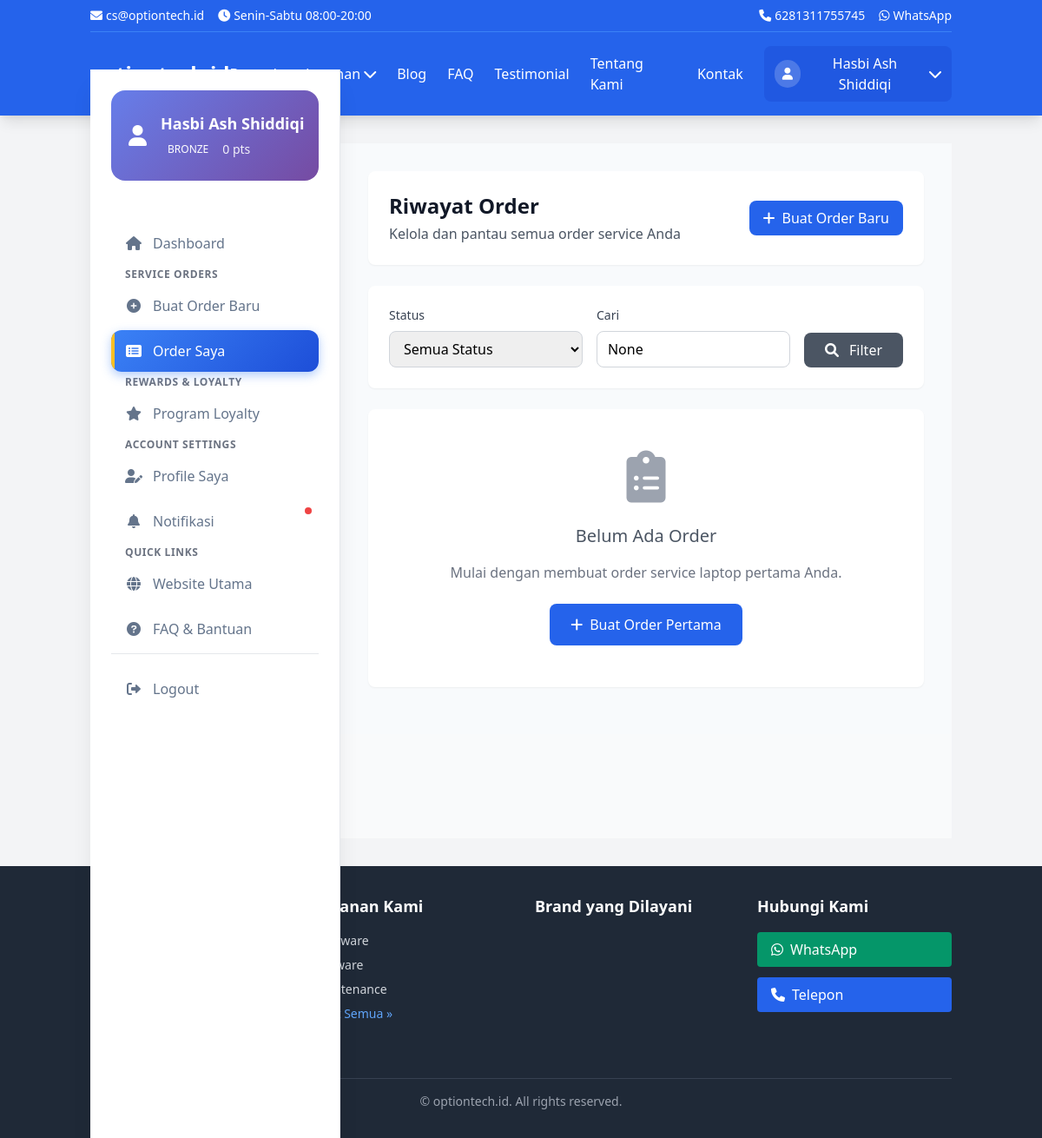
Before: /customer/orders/ (signed in) with the older database file.
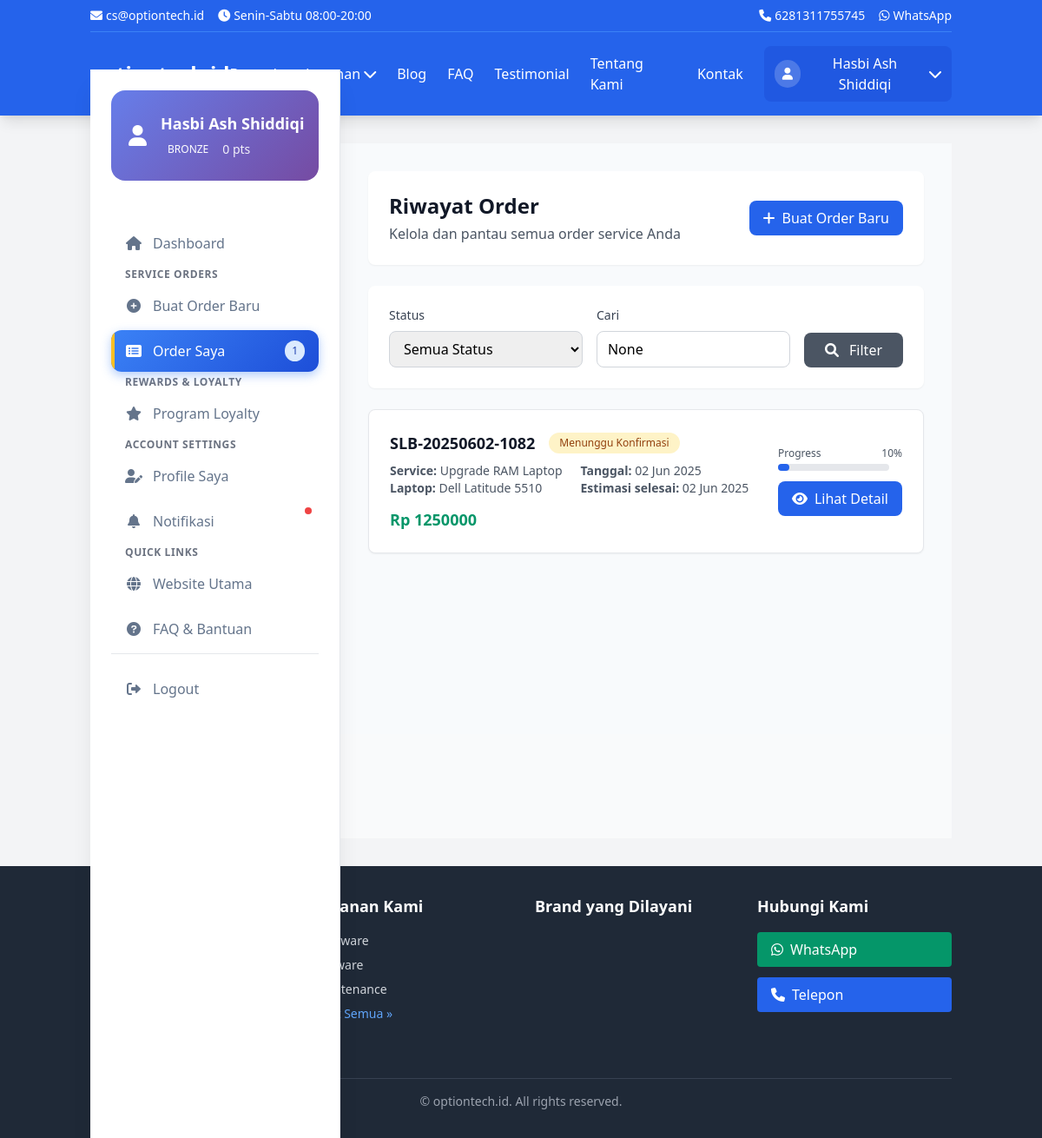
After: the same page with the newer database file.
### services/models.py (models this page shows, shortened)
class ServiceCategory(TimeStampedModel):
    name = models.CharField(max_length=100)
    slug = models.SlugField(unique=True, blank=True)
    description = models.TextField(blank=True)
    icon = models.CharField(max_length=255, blank=True)
    order = models.IntegerField(default=0, help_text="Urutan tampil")
    class Meta:
        ordering = ['order', 'name']
        verbose_name = "Service Category"
        verbose_name_plural = "Service Categories"

class Service(TimeStampedModel, ModelMeta):
    name = models.CharField(max_length=255, help_text="Nama layanan (contoh: Ganti LCD Laptop)")
    slug = models.SlugField(unique=True, blank=True, help_text="URL-friendly name (otomatis)")
    description = RichTextField(help_text="Deskripsi lengkap layanan")
    short_description = models.CharField(
        max_length=500,
        help_text="Deskripsi singkat untuk preview"
    )
    price_min = models.DecimalField(
        max_digits=10,
        decimal_places=2,
        help_text="Harga minimum (Rp)"
    )
    price_max = models.DecimalField(
        max_digits=10,
        decimal_places=2,
        help_text="Harga maksimum (Rp)"
    )
    duration_estimate = models.CharField(
        max_length=100,
        help_text="Estimasi waktu (contoh: 1-2 hari)"
    )
    icon = models.CharField(
        max_length=255,
        blank=True,
        help_text="CSS class icon (contoh: fas fa-laptop)"
    )
    featured_image = models.ImageField(
        upload_to='services/',
        blank=True,
        null=True,
        help_text="Gambar utama layanan"
    )
    is_featured = models.BooleanField(
        default=False,
        help_text="Tampilkan di homepage?"
    )
    is_active = models.BooleanField(
        default=True,
        help_text="Layanan masih tersedia?"
    )
    meta_title = models.CharField(
        max_length=255,
        blank=True,
        help_text="Judul SEO (kosongkan untuk otomatis)"
    )
    meta_description = models.TextField(
        blank=True,
        help_text="Deskripsi SEO (kosongkan untuk otomatis)"
    )
    target_keywords = models.CharField(
        max_length=500,
        blank=True,
        help_text="Keywords utama (pisahkan dengan koma)"
    )
    _metadata = {
        'title': 'get_meta_title',
        'description': 'get_meta_description',
        'keywords': 'get_meta_keywords',
        'image': 'get_meta_image',
    }
    class Meta:
        ordering = ['name']
        verbose_name = "Service"
        verbose_name_plural = "Services"
    def get_meta_title(self):
        """Generate SEO title"""
        if self.meta_title:
            return self.meta_title
        return f"{self.name} - Service Laptop Bandung Terpercaya"
    def get_meta_description(self):
        """Generate SEO description"""
        if self.meta_description:
            return self.meta_description
        return f"{self.short_description} Layanan {self.name} terpercaya di Bandung dengan harga {self.get_price_range()}."
    def get_meta_keywords(self):
        """Generate SEO keywords"""
        keywords = ['service laptop bandung', 'reparasi laptop bandung']
        if self.target_keywords:
            keywords.extend([kw.strip() for kw in self.target_keywords.split(',')])
        keywords.append(self.name.lower())
        return keywords
    def get_meta_image(self):
        """Get meta image URL"""
        if self.featured_image:
            return self.featured_image.url
        return None

### customers/models.py (models this page shows, shortened)
class ServiceOrder(TimeStampedModel):
    STATUS_CHOICES = [
        ('PENDING', 'Menunggu Konfirmasi'),
        ('CONFIRMED', 'Dikonfirmasi'),
        ('IN_PROGRESS', 'Sedang Dikerjakan'),
        ('WAITING_PARTS', 'Menunggu Spare Part'),
        ('TESTING', 'Testing & Quality Check'),
        ('COMPLETED', 'Selesai'),
        ('DELIVERED', 'Sudah Diambil'),
        ('CANCELLED', 'Dibatalkan'),
    ]
    PRIORITY_CHOICES = [
        ('LOW', 'Normal'),
        ('MEDIUM', 'Prioritas'),
        ('HIGH', 'Express'),
        ('URGENT', 'Emergency')
    ]
    order_number = models.CharField(max_length=20, unique=True)
    customer = models.ForeignKey(CustomerProfile, on_delete=models.CASCADE, related_name='orders')
    service = models.ForeignKey(Service, on_delete=models.CASCADE)
    device_brand = models.CharField(max_length=50)
    device_model = models.CharField(max_length=100)
    device_serial = models.CharField(max_length=100, blank=True)
    device_condition = models.TextField(help_text="Kondisi awal device saat diterima")
    problem_description = models.TextField()
    status = models.CharField(max_length=20, choices=STATUS_CHOICES, default='PENDING')
    priority = models.CharField(max_length=10, choices=PRIORITY_CHOICES, default='LOW')
    estimated_completion = models.DateTimeField(null=True, blank=True)
    actual_completion = models.DateTimeField(null=True, blank=True)
    estimated_cost = models.DecimalField(max_digits=10, decimal_places=2, default=0)
    final_cost = models.DecimalField(max_digits=10, decimal_places=2, default=0)
    discount_amount = models.DecimalField(max_digits=10, decimal_places=2, default=0)
    total_paid = models.DecimalField(max_digits=10, decimal_places=2, default=0)
    assigned_technician = models.CharField(max_length=100, blank=True)
    internal_notes = models.TextField(blank=True, help_text="Internal notes for technicians")
    customer_notes = models.TextField(blank=True, help_text="Notes visible to customer")
    warranty_period = models.IntegerField(default=30, help_text="Warranty period in days")
    warranty_expiry = models.DateTimeField(null=True, blank=True)
    class Meta:
        ordering = ['-created_at']
        verbose_name = "Service Order"
        verbose_name_plural = "Service Orders"
    def get_progress_percentage(self):
        progress_map = {
            'PENDING': 10,
            'CONFIRMED': 20,
            'IN_PROGRESS': 50,
            'WAITING_PARTS': 60,
            'TESTING': 85,
            'COMPLETED': 95,
            'DELIVERED': 100,
            'CANCELLED': 0
        }
        return progress_map.get(self.status, 0)

### customers/views.py (the view, shortened to what this page needs)
# urls.py: path('orders/', views.orders_view, name='orders'),
@login_required
def orders_view(request):
    try:
        profile = request.user.customerprofile
    except CustomerProfile.DoesNotExist:
        profile = CustomerProfile.objects.create(user=request.user)
    orders = ServiceOrder.objects.filter(customer=profile).order_by('-created_at')
    status_filter = request.GET.get('status')
    if status_filter:
        orders = orders.filter(status=status_filter)
    search = request.GET.get('search')
    paginator = Paginator(orders, 10)
    page_number = request.GET.get('page')
    page_obj = paginator.get_page(page_number)
    status_choices = ServiceOrder.STATUS_CHOICES
    context = {
        'page_obj': page_obj,
        'status_choices': status_choices,
        'current_status': status_filter,
        'search_query': search,
        'page_title': 'Riwayat Order - Service Laptop Bandung'
    }
    return render(request, 'customers/orders.html', context)

### core/context_processors.py (called while the page is built)
def business_info(request):
    try:
        business = BusinessInfo.objects.first()
        return {'business_info': business}
    except BusinessInfo.DoesNotExist:
        return {'business_info': None}

def navigation_data(request):
    return {
        'nav_service_categories': ServiceCategory.objects.all()[:5],
        'nav_brands': LaptopBrand.objects.filter(is_supported=True)[:8]
    }

### templates/customers/orders.html (shortened to what the changed rows need)
{% extends 'customers/base_customer.html' %}
{% load static %}
{% block customer_content %}
<div class="space-y-6">
    <div class="bg-white rounded-lg shadow-sm p-6">
        <div class="flex flex-col sm:flex-row sm:items-center sm:justify-between">
            <div>
                <h1 class="text-2xl font-bold text-gray-900">Riwayat Order</h1>
            </div>
        </div>
    </div>
    {% if page_obj.object_list %}
    <div class="space-y-4">
        {% for order in page_obj.object_list %}
        <div class="bg-white rounded-lg shadow-sm border border-gray-200 hover:shadow-md transition-shadow">
            <div class="p-6">
                <div class="flex flex-col lg:flex-row lg:items-center lg:justify-between">
                    <div class="flex-1">
                        <div class="flex items-center mb-2">
                            <h3 class="text-lg font-semibold text-gray-900 mr-4">
                                {{ order.order_number }}
                            </h3>
                            <span class="px-3 py-1 text-xs rounded-full font-medium
                                       {% if order.status == 'COMPLETED' or order.status == 'DELIVERED' %}bg-green-100 text-green-800
                                       {% elif order.status == 'IN_PROGRESS' or order.status == 'TESTING' %}bg-blue-100 text-blue-800
                                       {% elif order.status == 'PENDING' or order.status == 'CONFIRMED' %}bg-yellow-100 text-yellow-800
                                       {% elif order.status == 'CANCELLED' %}bg-red-100 text-red-800
                                       {% else %}bg-gray-100 text-gray-800{% endif %}">
                                {{ order.get_status_display }}
                            </span>
                        </div>
                        <div class="grid grid-cols-1 md:grid-cols-2 gap-4 text-sm text-gray-600">
                            <div>
                                <p><strong>Service:</strong> {{ order.service.name }}</p>
                                <p><strong>Laptop:</strong> {{ order.device_brand }} {{ order.device_model }}</p>
                            </div>
                            <div>
                                <p><strong>Tanggal:</strong> {{ order.created_at|date:"d M Y" }}</p>
                                {% if order.estimated_completion %}
                                <p><strong>Estimasi selesai:</strong> {{ order.estimated_completion|date:"d M Y" }}</p>
                                {% endif %}
                            </div>
                        </div>
                        {% if order.estimated_cost > 0 %}
                        <div class="mt-3">
                            <span class="text-lg font-bold text-green-600">
                                Rp {{ order.estimated_cost|floatformat:0 }}
                            </span>
                        </div>
                        {% endif %}
                    </div>
                    <div class="mt-4 lg:mt-0 lg:ml-6 lg:text-right">
                        <div class="mb-3">
                            <div class="flex justify-between text-xs text-gray-600 mb-1">
                                <span>Progress</span>
                                <span>{{ order.get_progress_percentage }}%</span>
                            </div>
                            <div class="w-32 bg-gray-200 rounded-full h-2">
                                <div class="bg-blue-600 h-2 rounded-full transition-all duration-300"
                                     style="width: {{ order.get_progress_percentage }}%"></div>
                            </div>
                        </div>
                        <a href="{% url 'customers:order_detail' order.order_number %}"
                           class="inline-flex items-center px-4 py-2 bg-blue-600 text-white rounded-lg hover:bg-blue-700 transition-colors">
                            <i class="fas fa-eye mr-2"></i>
                            Lihat Detail
                        </a>
                    </div>
                </div>
            </div>
        </div>
        {% endfor %}
    </div>
    {% else %}
    <div class="bg-white rounded-lg shadow-sm p-12 text-center">
        <i class="fas fa-clipboard-list text-gray-400 text-6xl mb-6"></i>
        <h3 class="text-xl text-gray-600 mb-4">
            {% if search_query or current_status %}
                Tidak ada order yang sesuai dengan filter
            {% else %}
                Belum Ada Order
            {% endif %}
        </h3>
        <p class="text-gray-500 mb-6">
            {% if search_query or current_status %}
                Coba ubah filter pencarian atau hapus filter untuk melihat semua order.
            {% else %}
                Mulai dengan membuat order service laptop pertama Anda.
            {% endif %}
        </p>
        <div class="flex flex-col sm:flex-row gap-4 justify-center">
            <a href="{% url 'customers:create_order' %}"
               class="inline-flex items-center px-6 py-3 bg-blue-600 text-white rounded-lg hover:bg-blue-700">
                <i class="fas fa-plus mr-2"></i>
                Buat Order Pertama
            </a>
        </div>
    </div>
    {% endif %}
</div>
{% endblock %}

### templates/customers/base_customer.html (shortened to what the changed rows need)
{% extends 'base.html' %}
{% load static %}
{% block content %}
<div class="min-h-screen bg-gray-50">
    <div class="desktop-sidebar hidden lg:fixed lg:inset-y-0 lg:flex lg:w-72 lg:flex-col lg:pt-20 z-30">
        <div class="flex flex-col flex-1 bg-white shadow-xl border-r border-gray-200">
            <nav class="flex-1 px-6 pb-6 sidebar-nav">
                <div class="space-y-1">
                    <div class="nav-item">
                        <a href="{% url 'customers:orders' %}"
                           class="nav-link {% if 'orders' in request.resolver_match.url_name and request.resolver_match.url_name != 'create_order' %}active{% endif %}">
                            <div class="nav-icon">
                                <i class="fas fa-list-alt"></i>
                            </div>
                            <span>Order Saya</span>
                            {% if user.customerprofile %}
                                {% with active_orders=user.customerprofile.orders.all|length %}
                                    {% if active_orders > 0 %}
                                    <span class="ml-auto bg-blue-100 text-blue-800 text-xs px-2 py-1 rounded-full">
                                        {{ active_orders }}
                                    </span>
                                    {% endif %}
                                {% endwith %}
                            {% endif %}
                        </a>
                    </div>
                </div>
            </nav>
        </div>
    </div>
    <div class="lg:pl-72">
        <main class="main-content p-4 lg:p-8">
            {% block customer_content %}
            {% endblock %}
        </main>
    </div>
</div>
{% endblock %}

### templates/base.html (shortened to what the changed rows need)
<!DOCTYPE html>
<html lang="id">
<head>
    {% block og_image %}{% load static %}{{ request.scheme }}://{{ request.get_host }}{% static 'img/logo-og.jpg' %}{% endblock %}">
    {% load schema_tags %}
    {% load static %}
    <link href="https://cdn.jsdelivr.net/npm/tailwindcss@2.2.19/dist/tailwind.min.css" rel="stylesheet">
    <link rel="stylesheet" href="https://cdnjs.cloudflare.com/ajax/libs/font-awesome/6.0.0/css/all.min.css">
</head>
<body class="bg-gray-100 min-h-screen flex flex-col">
<main class="flex-grow container mx-auto px-4 py-8">
    {% block content %}
    {% endblock %}
</main>
<footer class="bg-gray-800 text-white mt-auto">
    <div class="container mx-auto px-4 py-8">
        <div class="grid md:grid-cols-4 gap-8">
            <div>
                <ul class="space-y-2 text-sm">
                    {% for category in nav_service_categories %}
                        <li>
                            <a href="{% url 'services:category' category.slug %}"
                               class="text-gray-300 hover:text-white">
                                {{ category.name }}
                            </a>
                        </li>
                    {% endfor %}
                </ul>
            </div>
        </div>
    </div>
</footer>
</body>
</html>

Changed rows visible on the page:
added ServiceOrder: order_number "SLB-20250602-1082", status "Menunggu Konfirmasi", service.name "Upgrade RAM Laptop", device_brand "Dell", device_model "Latitude 5510", created_at "02 Jun 2025", estimated_completion "02 Jun 2025", estimated_cost "1250000", get_progress_percentage "10"
Other visible differences:
{{ active_orders }}: (not shown) → "1"
text no longer shown: "Belum Ada Order Mulai dengan membuat order service laptop pertama Anda. Buat Order Pertama"
